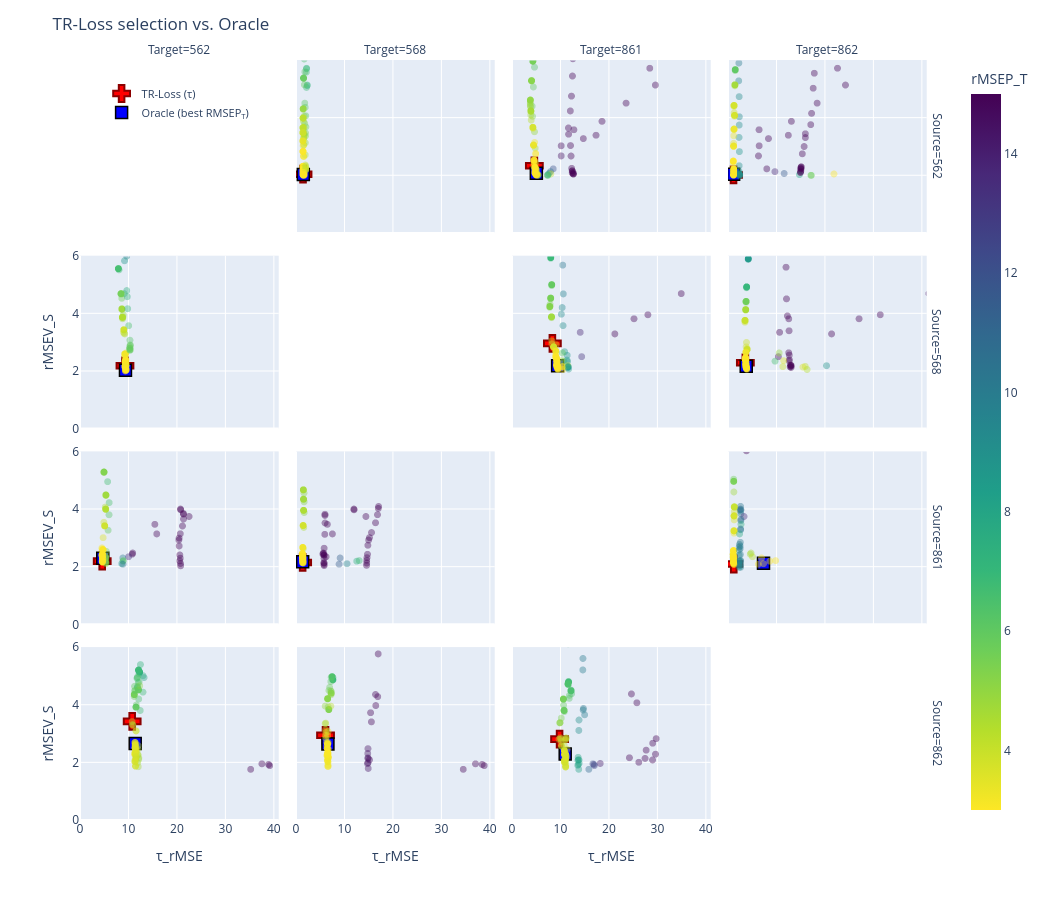

The cell this chart's notebook holds for it:
### Markdown cell above
### All pairs

### Code cell
# Build DataFrames of selected + oracle models for overlay
plot_df = model_results_pd.copy()

selected_rows = []
oracle_rows = []
for source_name in recipes:
    for target_name in [r for r in recipes if r != source_name]:
        mask = (plot_df["Source"] == source_name) & (plot_df["Target"] == target_name)
        subset = plot_df.loc[mask]
        selected_rows.append(subset.loc[subset["RMSEV_S + TR_LOSS"].idxmin()])
        oracle_rows.append(subset.loc[subset["RMSEP_T"].idxmin()])

selected_df = pd.DataFrame(selected_rows)
oracle_df = pd.DataFrame(oracle_rows)

# ---------- Plot 1: TRLoss space ----------
fig_tr = px.scatter(
    plot_df, x="rTR_LOSS", y="rMSEV_S", color="rMSEP_T",
    hover_data=["n_comp", "lambda_", "Source", "Target"],
    facet_row="Source", facet_col="Target",
    category_orders={"Source": recipes, "Target": recipes},
    range_color=[3, 15],
    color_continuous_scale=px.colors.sequential.Viridis_r,
    labels={"rTR_LOSS": "τ_rMSE"},
)
# Fade background points so overlays stand out
n_bg_traces = len(fig_tr.data)
fig_tr.update_traces(marker=dict(size=7, opacity=0.4))

# Overlay selected models (added AFTER background → rendered on top)
fig_sel = px.scatter(
    selected_df, x="rTR_LOSS", y="rMSEV_S",
    facet_row="Source", facet_col="Target",
    category_orders={"Source": recipes, "Target": recipes},
)
for i, trace in enumerate(fig_sel.data):
    trace.marker = dict(symbol="cross", size=14, color="red", opacity=1.0, line=dict(width=2, color="darkred"))
    trace.name = "TR-Loss (τ)"
    trace.legendgroup = "selected_tr"
    trace.showlegend = (i == 0)
    fig_tr.add_trace(trace)

# Overlay oracle models (added last → on the very top)
fig_ora = px.scatter(
    oracle_df, x="rTR_LOSS", y="rMSEV_S",
    facet_row="Source", facet_col="Target",
    category_orders={"Source": recipes, "Target": recipes},
)
for i, trace in enumerate(fig_ora.data):
    trace.marker = dict(symbol="square", size=12, color="blue", opacity=1.0, line=dict(width=1.5, color="black"))
    trace.name = "Oracle (best RMSEP<sub>T</sub>)"
    trace.legendgroup = "oracle_tr"
    trace.showlegend = (i == 0)
    fig_tr.add_trace(trace)

fig_tr.update_layout(width=1050, height=900, font_size=12, title="TR-Loss selection vs. Oracle",
                     legend=dict(
        yanchor="top", y=0.975,
        xanchor="left", x=0.025,
        bgcolor="rgba(255,255,255,0.8)",
        font=dict(size=11)))

fig_tr.update_xaxes(range=[0, 41])
fig_tr.update_yaxes(range=[0, 6])
fig_tr.show()

### Figure 1 — Plotly figure (JSON) as saved in the notebook; plotly's stock layout.template omitted (floating-point values rounded to 4 significant figures; data arrays with more than 128 entries replaced by an {"elided": "..."} marker saying what was removed)
{"data": [{"customdata": {"elided": "200x4 mixed values"}, "hovertemplate": "Source=%{customdata[2]}<br>Target=%{customdata[3]}<br>τ_rMSE=%{x}<br>rMSEV_S=%{y}<br>n_comp=%{customdata[0]}<br>lambda_=%{customdata[1]}<br>rMSEP_T=%{marker.color}<extra></extra>", "legendgroup": "", "marker": {"color": {"elided": "200 float values"}, "coloraxis": "coloraxis", "opacity": 0.4, "size": 7, "symbol": "circle"}, "mode": "markers", "name": "", "showlegend": false, "type": "scattergl", "x": {"elided": "200 float values"}, "xaxis": "x14", "y": {"elided": "200 float values"}, "yaxis": "y14"}, {"customdata": {"elided": "200x4 mixed values"}, "hovertemplate": "Source=%{customdata[2]}<br>Target=%{customdata[3]}<br>τ_rMSE=%{x}<br>rMSEV_S=%{y}<br>n_comp=%{customdata[0]}<br>lambda_=%{customdata[1]}<br>rMSEP_T=%{marker.color}<extra></extra>", "legendgroup": "", "marker": {"color": {"elided": "200 float values"}, "coloraxis": "coloraxis", "opacity": 0.4, "size": 7, "symbol": "circle"}, "mode": "markers", "name": "", "showlegend": false, "type": "scattergl", "x": {"elided": "200 float values"}, "xaxis": "x15", "y": {"elided": "200 float values"}, "yaxis": "y15"}, {"customdata": {"elided": "200x4 mixed values"}, "hovertemplate": "Source=%{customdata[2]}<br>Target=%{customdata[3]}<br>τ_rMSE=%{x}<br>rMSEV_S=%{y}<br>n_comp=%{customdata[0]}<br>lambda_=%{customdata[1]}<br>rMSEP_T=%{marker.color}<extra></extra>", "legendgroup": "", "marker": {"color": {"elided": "200 float values"}, "coloraxis": "coloraxis", "opacity": 0.4, "size": 7, "symbol": "circle"}, "mode": "markers", "name": "", "showlegend": false, "type": "scattergl", "x": {"elided": "200 float values"}, "xaxis": "x16", "y": {"elided": "200 float values"}, "yaxis": "y16"}, {"customdata": {"elided": "200x4 mixed values"}, "hovertemplate": "Source=%{customdata[2]}<br>Target=%{customdata[3]}<br>τ_rMSE=%{x}<br>rMSEV_S=%{y}<br>n_comp=%{customdata[0]}<br>lambda_=%{customdata[1]}<br>rMSEP_T=%{marker.color}<extra></extra>", "legendgroup": "", "marker": {"color": {"elided": "200 float values"}, "coloraxis": "coloraxis", "opacity": 0.4, "size": 7, "symbol": "circle"}, "mode": "markers", "name": "", "showlegend": false, "type": "scattergl", "x": {"elided": "200 float values"}, "xaxis": "x9", "y": {"elided": "200 float values"}, "yaxis": "y9"}, {"customdata": {"elided": "200x4 mixed values"}, "hovertemplate": "Source=%{customdata[2]}<br>Target=%{customdata[3]}<br>τ_rMSE=%{x}<br>rMSEV_S=%{y}<br>n_comp=%{customdata[0]}<br>lambda_=%{customdata[1]}<br>rMSEP_T=%{marker.color}<extra></extra>", "legendgroup": "", "marker": {"color": {"elided": "200 float values"}, "coloraxis": "coloraxis", "opacity": 0.4, "size": 7, "symbol": "circle"}, "mode": "markers", "name": "", "showlegend": false, "type": "scattergl", "x": {"elided": "200 float values"}, "xaxis": "x11", "y": {"elided": "200 float values"}, "yaxis": "y11"}, {"customdata": {"elided": "200x4 mixed values"}, "hovertemplate": "Source=%{customdata[2]}<br>Target=%{customdata[3]}<br>τ_rMSE=%{x}<br>rMSEV_S=%{y}<br>n_comp=%{customdata[0]}<br>lambda_=%{customdata[1]}<br>rMSEP_T=%{marker.color}<extra></extra>", "legendgroup": "", "marker": {"color": {"elided": "200 float values"}, "coloraxis": "coloraxis", "opacity": 0.4, "size": 7, "symbol": "circle"}, "mode": "markers", "name": "", "showlegend": false, "type": "scattergl", "x": {"elided": "200 float values"}, "xaxis": "x12", "y": {"elided": "200 float values"}, "yaxis": "y12"}, {"customdata": {"elided": "200x4 mixed values"}, "hovertemplate": "Source=%{customdata[2]}<br>Target=%{customdata[3]}<br>τ_rMSE=%{x}<br>rMSEV_S=%{y}<br>n_comp=%{customdata[0]}<br>lambda_=%{customdata[1]}<br>rMSEP_T=%{marker.color}<extra></extra>", "legendgroup": "", "marker": {"color": {"elided": "200 float values"}, "coloraxis": "coloraxis", "opacity": 0.4, "size": 7, "symbol": "circle"}, "mode": "markers", "name": "", "showlegend": false, "type": "scattergl", "x": {"elided": "200 float values"}, "xaxis": "x5", "y": {"elided": "200 float values"}, "yaxis": "y5"}, {"customdata": {"elided": "200x4 mixed values"}, "hovertemplate": "Source=%{customdata[2]}<br>Target=%{customdata[3]}<br>τ_rMSE=%{x}<br>rMSEV_S=%{y}<br>n_comp=%{customdata[0]}<br>lambda_=%{customdata[1]}<br>rMSEP_T=%{marker.color}<extra></extra>", "legendgroup": "", "marker": {"color": {"elided": "200 float values"}, "coloraxis": "coloraxis", "opacity": 0.4, "size": 7, "symbol": "circle"}, "mode": "markers", "name": "", "showlegend": false, "type": "scattergl", "x": {"elided": "200 float values"}, "xaxis": "x6", "y": {"elided": "200 float values"}, "yaxis": "y6"}, {"customdata": {"elided": "200x4 mixed values"}, "hovertemplate": "Source=%{customdata[2]}<br>Target=%{customdata[3]}<br>τ_rMSE=%{x}<br>rMSEV_S=%{y}<br>n_comp=%{customdata[0]}<br>lambda_=%{customdata[1]}<br>rMSEP_T=%{marker.color}<extra></extra>", "legendgroup": "", "marker": {"color": {"elided": "200 float values"}, "coloraxis": "coloraxis", "opacity": 0.4, "size": 7, "symbol": "circle"}, "mode": "markers", "name": "", "showlegend": false, "type": "scattergl", "x": {"elided": "200 float values"}, "xaxis": "x8", "y": {"elided": "200 float values"}, "yaxis": "y8"}, {"customdata": {"elided": "200x4 mixed values"}, "hovertemplate": "Source=%{customdata[2]}<br>Target=%{customdata[3]}<br>τ_rMSE=%{x}<br>rMSEV_S=%{y}<br>n_comp=%{customdata[0]}<br>lambda_=%{customdata[1]}<br>rMSEP_T=%{marker.color}<extra></extra>", "legendgroup": "", "marker": {"color": {"elided": "200 float values"}, "coloraxis": "coloraxis", "opacity": 0.4, "size": 7, "symbol": "circle"}, "mode": "markers", "name": "", "showlegend": false, "type": "scattergl", "x": {"elided": "200 float values"}, "xaxis": "x", "y": {"elided": "200 float values"}, "yaxis": "y"}, {"customdata": {"elided": "200x4 mixed values"}, "hovertemplate": "Source=%{customdata[2]}<br>Target=%{customdata[3]}<br>τ_rMSE=%{x}<br>rMSEV_S=%{y}<br>n_comp=%{customdata[0]}<br>lambda_=%{customdata[1]}<br>rMSEP_T=%{marker.color}<extra></extra>", "legendgroup": "", "marker": {"color": {"elided": "200 float values"}, "coloraxis": "coloraxis", "opacity": 0.4, "size": 7, "symbol": "circle"}, "mode": "markers", "name": "", "showlegend": false, "type": "scattergl", "x": {"elided": "200 float values"}, "xaxis": "x2", "y": {"elided": "200 float values"}, "yaxis": "y2"}, {"customdata": {"elided": "200x4 mixed values"}, "hovertemplate": "Source=%{customdata[2]}<br>Target=%{customdata[3]}<br>τ_rMSE=%{x}<br>rMSEV_S=%{y}<br>n_comp=%{customdata[0]}<br>lambda_=%{customdata[1]}<br>rMSEP_T=%{marker.color}<extra></extra>", "legendgroup": "", "marker": {"color": {"elided": "200 float values"}, "coloraxis": "coloraxis", "opacity": 0.4, "size": 7, "symbol": "circle"}, "mode": "markers", "name": "", "showlegend": false, "type": "scattergl", "x": {"elided": "200 float values"}, "xaxis": "x3", "y": {"elided": "200 float values"}, "yaxis": "y3"}, {"hovertemplate": "Source=562<br>Target=568<br>rTR_LOSS=%{x}<br>rMSEV_S=%{y}<extra></extra>", "legendgroup": "selected_tr", "marker": {"color": "red", "line": {"color": "darkred", "width": 2}, "opacity": 1, "size": 14, "symbol": "cross"}, "mode": "markers", "name": "TR-Loss (τ)", "orientation": "v", "showlegend": true, "type": "scatter", "x": [1.45], "xaxis": "x14", "y": [2.038], "yaxis": "y14"}, {"hovertemplate": "Source=562<br>Target=861<br>rTR_LOSS=%{x}<br>rMSEV_S=%{y}<extra></extra>", "legendgroup": "selected_tr", "marker": {"color": "red", "line": {"color": "darkred", "width": 2}, "opacity": 1, "size": 14, "symbol": "cross"}, "mode": "markers", "name": "TR-Loss (τ)", "orientation": "v", "showlegend": false, "type": "scatter", "x": [4.614], "xaxis": "x15", "y": [2.329], "yaxis": "y15"}, {"hovertemplate": "Source=562<br>Target=862<br>rTR_LOSS=%{x}<br>rMSEV_S=%{y}<extra></extra>", "legendgroup": "selected_tr", "marker": {"color": "red", "line": {"color": "darkred", "width": 2}, "opacity": 1, "size": 14, "symbol": "cross"}, "mode": "markers", "name": "TR-Loss (τ)", "orientation": "v", "showlegend": false, "type": "scatter", "x": [1.143], "xaxis": "x16", "y": [2.01], "yaxis": "y16"}, {"hovertemplate": "Source=568<br>Target=562<br>rTR_LOSS=%{x}<br>rMSEV_S=%{y}<extra></extra>", "legendgroup": "selected_tr", "marker": {"color": "red", "line": {"color": "darkred", "width": 2}, "opacity": 1, "size": 14, "symbol": "cross"}, "mode": "markers", "name": "TR-Loss (τ)", "orientation": "v", "showlegend": false, "type": "scatter", "x": [9.278], "xaxis": "x9", "y": [2.179], "yaxis": "y9"}, {"hovertemplate": "Source=568<br>Target=861<br>rTR_LOSS=%{x}<br>rMSEV_S=%{y}<extra></extra>", "legendgroup": "selected_tr", "marker": {"color": "red", "line": {"color": "darkred", "width": 2}, "opacity": 1, "size": 14, "symbol": "cross"}, "mode": "markers", "name": "TR-Loss (τ)", "orientation": "v", "showlegend": false, "type": "scatter", "x": [8.331], "xaxis": "x11", "y": [2.959], "yaxis": "y11"}, {"hovertemplate": "Source=568<br>Target=862<br>rTR_LOSS=%{x}<br>rMSEV_S=%{y}<extra></extra>", "legendgroup": "selected_tr", "marker": {"color": "red", "line": {"color": "darkred", "width": 2}, "opacity": 1, "size": 14, "symbol": "cross"}, "mode": "markers", "name": "TR-Loss (τ)", "orientation": "v", "showlegend": false, "type": "scatter", "x": [3.583], "xaxis": "x12", "y": [2.283], "yaxis": "y12"}, {"hovertemplate": "Source=861<br>Target=562<br>rTR_LOSS=%{x}<br>rMSEV_S=%{y}<extra></extra>", "legendgroup": "selected_tr", "marker": {"color": "red", "line": {"color": "darkred", "width": 2}, "opacity": 1, "size": 14, "symbol": "cross"}, "mode": "markers", "name": "TR-Loss (τ)", "orientation": "v", "showlegend": false, "type": "scatter", "x": [4.583], "xaxis": "x5", "y": [2.191], "yaxis": "y5"}, {"hovertemplate": "Source=861<br>Target=568<br>rTR_LOSS=%{x}<br>rMSEV_S=%{y}<extra></extra>", "legendgroup": "selected_tr", "marker": {"color": "red", "line": {"color": "darkred", "width": 2}, "opacity": 1, "size": 14, "symbol": "cross"}, "mode": "markers", "name": "TR-Loss (τ)", "orientation": "v", "showlegend": false, "type": "scatter", "x": [1.372], "xaxis": "x6", "y": [2.146], "yaxis": "y6"}, {"hovertemplate": "Source=861<br>Target=862<br>rTR_LOSS=%{x}<br>rMSEV_S=%{y}<extra></extra>", "legendgroup": "selected_tr", "marker": {"color": "red", "line": {"color": "darkred", "width": 2}, "opacity": 1, "size": 14, "symbol": "cross"}, "mode": "markers", "name": "TR-Loss (τ)", "orientation": "v", "showlegend": false, "type": "scatter", "x": [1.193], "xaxis": "x8", "y": [2.093], "yaxis": "y8"}, {"hovertemplate": "Source=862<br>Target=562<br>rTR_LOSS=%{x}<br>rMSEV_S=%{y}<extra></extra>", "legendgroup": "selected_tr", "marker": {"color": "red", "line": {"color": "darkred", "width": 2}, "opacity": 1, "size": 14, "symbol": "cross"}, "mode": "markers", "name": "TR-Loss (τ)", "orientation": "v", "showlegend": false, "type": "scatter", "x": [10.76], "xaxis": "x", "y": [3.422], "yaxis": "y"}, {"hovertemplate": "Source=862<br>Target=568<br>rTR_LOSS=%{x}<br>rMSEV_S=%{y}<extra></extra>", "legendgroup": "selected_tr", "marker": {"color": "red", "line": {"color": "darkred", "width": 2}, "opacity": 1, "size": 14, "symbol": "cross"}, "mode": "markers", "name": "TR-Loss (τ)", "orientation": "v", "showlegend": false, "type": "scatter", "x": [6.092], "xaxis": "x2", "y": [2.939], "yaxis": "y2"}, {"hovertemplate": "Source=862<br>Target=861<br>rTR_LOSS=%{x}<br>rMSEV_S=%{y}<extra></extra>", "legendgroup": "selected_tr", "marker": {"color": "red", "line": {"color": "darkred", "width": 2}, "opacity": 1, "size": 14, "symbol": "cross"}, "mode": "markers", "name": "TR-Loss (τ)", "orientation": "v", "showlegend": false, "type": "scatter", "x": [9.816], "xaxis": "x3", "y": [2.808], "yaxis": "y3"}, {"hovertemplate": "Source=562<br>Target=568<br>rTR_LOSS=%{x}<br>rMSEV_S=%{y}<extra></extra>", "legendgroup": "oracle_tr", "marker": {"color": "blue", "line": {"color": "black", "width": 1.5}, "opacity": 1, "size": 12, "symbol": "square"}, "mode": "markers", "name": "Oracle (best RMSEP<sub>T</sub>)", "orientation": "v", "showlegend": true, "type": "scatter", "x": [1.513], "xaxis": "x14", "y": [2.03], "yaxis": "y14"}, {"hovertemplate": "Source=562<br>Target=861<br>rTR_LOSS=%{x}<br>rMSEV_S=%{y}<extra></extra>", "legendgroup": "oracle_tr", "marker": {"color": "blue", "line": {"color": "black", "width": 1.5}, "opacity": 1, "size": 12, "symbol": "square"}, "mode": "markers", "name": "Oracle (best RMSEP<sub>T</sub>)", "orientation": "v", "showlegend": false, "type": "scatter", "x": [5.022], "xaxis": "x15", "y": [2.07], "yaxis": "y15"}, {"hovertemplate": "Source=562<br>Target=862<br>rTR_LOSS=%{x}<br>rMSEV_S=%{y}<extra></extra>", "legendgroup": "oracle_tr", "marker": {"color": "blue", "line": {"color": "black", "width": 1.5}, "opacity": 1, "size": 12, "symbol": "square"}, "mode": "markers", "name": "Oracle (best RMSEP<sub>T</sub>)", "orientation": "v", "showlegend": false, "type": "scatter", "x": [1.161], "xaxis": "x16", "y": [2.033], "yaxis": "y16"}, {"hovertemplate": "Source=568<br>Target=562<br>rTR_LOSS=%{x}<br>rMSEV_S=%{y}<extra></extra>", "legendgroup": "oracle_tr", "marker": {"color": "blue", "line": {"color": "black", "width": 1.5}, "opacity": 1, "size": 12, "symbol": "square"}, "mode": "markers", "name": "Oracle (best RMSEP<sub>T</sub>)", "orientation": "v", "showlegend": false, "type": "scatter", "x": [9.381], "xaxis": "x9", "y": [2.027], "yaxis": "y9"}, {"hovertemplate": "Source=568<br>Target=861<br>rTR_LOSS=%{x}<br>rMSEV_S=%{y}<extra></extra>", "legendgroup": "oracle_tr", "marker": {"color": "blue", "line": {"color": "black", "width": 1.5}, "opacity": 1, "size": 12, "symbol": "square"}, "mode": "markers", "name": "Oracle (best RMSEP<sub>T</sub>)", "orientation": "v", "showlegend": false, "type": "scatter", "x": [9.412], "xaxis": "x11", "y": [2.177], "yaxis": "y11"}, {"hovertemplate": "Source=568<br>Target=862<br>rTR_LOSS=%{x}<br>rMSEV_S=%{y}<extra></extra>", "legendgroup": "oracle_tr", "marker": {"color": "blue", "line": {"color": "black", "width": 1.5}, "opacity": 1, "size": 12, "symbol": "square"}, "mode": "markers", "name": "Oracle (best RMSEP<sub>T</sub>)", "orientation": "v", "showlegend": false, "type": "scatter", "x": [3.762], "xaxis": "x12", "y": [2.165], "yaxis": "y12"}, {"hovertemplate": "Source=861<br>Target=562<br>rTR_LOSS=%{x}<br>rMSEV_S=%{y}<extra></extra>", "legendgroup": "oracle_tr", "marker": {"color": "blue", "line": {"color": "black", "width": 1.5}, "opacity": 1, "size": 12, "symbol": "square"}, "mode": "markers", "name": "Oracle (best RMSEP<sub>T</sub>)", "orientation": "v", "showlegend": false, "type": "scatter", "x": [4.7], "xaxis": "x5", "y": [2.292], "yaxis": "y5"}, {"hovertemplate": "Source=861<br>Target=568<br>rTR_LOSS=%{x}<br>rMSEV_S=%{y}<extra></extra>", "legendgroup": "oracle_tr", "marker": {"color": "blue", "line": {"color": "black", "width": 1.5}, "opacity": 1, "size": 12, "symbol": "square"}, "mode": "markers", "name": "Oracle (best RMSEP<sub>T</sub>)", "orientation": "v", "showlegend": false, "type": "scatter", "x": [1.371], "xaxis": "x6", "y": [2.171], "yaxis": "y6"}, {"hovertemplate": "Source=861<br>Target=862<br>rTR_LOSS=%{x}<br>rMSEV_S=%{y}<extra></extra>", "legendgroup": "oracle_tr", "marker": {"color": "blue", "line": {"color": "black", "width": 1.5}, "opacity": 1, "size": 12, "symbol": "square"}, "mode": "markers", "name": "Oracle (best RMSEP<sub>T</sub>)", "orientation": "v", "showlegend": false, "type": "scatter", "x": [7.324], "xaxis": "x8", "y": [2.115], "yaxis": "y8"}, {"hovertemplate": "Source=862<br>Target=562<br>rTR_LOSS=%{x}<br>rMSEV_S=%{y}<extra></extra>", "legendgroup": "oracle_tr", "marker": {"color": "blue", "line": {"color": "black", "width": 1.5}, "opacity": 1, "size": 12, "symbol": "square"}, "mode": "markers", "name": "Oracle (best RMSEP<sub>T</sub>)", "orientation": "v", "showlegend": false, "type": "scatter", "x": [11.39], "xaxis": "x", "y": [2.651], "yaxis": "y"}, {"hovertemplate": "Source=862<br>Target=568<br>rTR_LOSS=%{x}<br>rMSEV_S=%{y}<extra></extra>", "legendgroup": "oracle_tr", "marker": {"color": "blue", "line": {"color": "black", "width": 1.5}, "opacity": 1, "size": 12, "symbol": "square"}, "mode": "markers", "name": "Oracle (best RMSEP<sub>T</sub>)", "orientation": "v", "showlegend": false, "type": "scatter", "x": [6.586], "xaxis": "x2", "y": [2.641], "yaxis": "y2"}, {"hovertemplate": "Source=862<br>Target=861<br>rTR_LOSS=%{x}<br>rMSEV_S=%{y}<extra></extra>", "legendgroup": "oracle_tr", "marker": {"color": "blue", "line": {"color": "black", "width": 1.5}, "opacity": 1, "size": 12, "symbol": "square"}, "mode": "markers", "name": "Oracle (best RMSEP<sub>T</sub>)", "orientation": "v", "showlegend": false, "type": "scatter", "x": [10.98], "xaxis": "x3", "y": [2.29], "yaxis": "y3"}], "layout": {"annotations": [{"font": {}, "showarrow": false, "text": "Target=562", "x": 0.115, "xanchor": "center", "xref": "paper", "y": 1, "yanchor": "bottom", "yref": "paper"}, {"font": {}, "showarrow": false, "text": "Target=568", "x": 0.365, "xanchor": "center", "xref": "paper", "y": 1, "yanchor": "bottom", "yref": "paper"}, {"font": {}, "showarrow": false, "text": "Target=861", "x": 0.615, "xanchor": "center", "xref": "paper", "y": 1, "yanchor": "bottom", "yref": "paper"}, {"font": {}, "showarrow": false, "text": "Target=862", "x": 0.865, "xanchor": "center", "xref": "paper", "y": 1, "yanchor": "bottom", "yref": "paper"}, {"font": {}, "showarrow": false, "text": "Source=862", "textangle": 90, "x": 0.98, "xanchor": "left", "xref": "paper", "y": 0.1138, "yanchor": "middle", "yref": "paper"}, {"font": {}, "showarrow": false, "text": "Source=861", "textangle": 90, "x": 0.98, "xanchor": "left", "xref": "paper", "y": 0.3712, "yanchor": "middle", "yref": "paper"}, {"font": {}, "showarrow": false, "text": "Source=568", "textangle": 90, "x": 0.98, "xanchor": "left", "xref": "paper", "y": 0.6288, "yanchor": "middle", "yref": "paper"}, {"font": {}, "showarrow": false, "text": "Source=562", "textangle": 90, "x": 0.98, "xanchor": "left", "xref": "paper", "y": 0.8862, "yanchor": "middle", "yref": "paper"}], "coloraxis": {"cmax": 15, "cmin": 3, "colorbar": {"title": {"text": "rMSEP_T"}}, "colorscale": [[0, "#fde725"], [0.1111, "#b5de2b"], [0.2222, "#6ece58"], [0.3333, "#35b779"], [0.4444, "#1f9e89"], [0.5556, "#26828e"], [0.6667, "#31688e"], [0.7778, "#3e4989"], [0.8889, "#482878"], [1, "#440154"]]}, "font": {"size": 12}, "height": 900, "legend": {"bgcolor": "rgba(255,255,255,0.8)", "font": {"size": 11}, "tracegroupgap": 0, "x": 0.025, "xanchor": "left", "y": 0.975, "yanchor": "top"}, "margin": {"t": 60}, "title": {"text": "TR-Loss selection vs. Oracle"}, "width": 1050, "xaxis": {"anchor": "y", "domain": [0, 0.23], "range": [0, 41], "title": {"text": "τ_rMSE"}}, "xaxis10": {"anchor": "y10", "domain": [0.25, 0.48], "matches": "x", "range": [0, 41], "showticklabels": false}, "xaxis11": {"anchor": "y11", "domain": [0.5, 0.73], "matches": "x", "range": [0, 41], "showticklabels": false}, "xaxis12": {"anchor": "y12", "domain": [0.75, 0.98], "matches": "x", "range": [0, 41], "showticklabels": false}, "xaxis13": {"anchor": "y13", "domain": [0, 0.23], "matches": "x", "range": [0, 41], "showticklabels": false}, "xaxis14": {"anchor": "y14", "domain": [0.25, 0.48], "matches": "x", "range": [0, 41], "showticklabels": false}, "xaxis15": {"anchor": "y15", "domain": [0.5, 0.73], "matches": "x", "range": [0, 41], "showticklabels": false}, "xaxis16": {"anchor": "y16", "domain": [0.75, 0.98], "matches": "x", "range": [0, 41], "showticklabels": false}, "xaxis2": {"anchor": "y2", "domain": [0.25, 0.48], "matches": "x", "range": [0, 41], "title": {"text": "τ_rMSE"}}, "xaxis3": {"anchor": "y3", "domain": [0.5, 0.73], "matches": "x", "range": [0, 41], "title": {"text": "τ_rMSE"}}, "xaxis4": {"anchor": "y4", "domain": [0.75, 0.98], "matches": "x", "range": [0, 41], "title": {"text": "τ_rMSE"}}, "xaxis5": {"anchor": "y5", "domain": [0, 0.23], "matches": "x", "range": [0, 41], "showticklabels": false}, "xaxis6": {"anchor": "y6", "domain": [0.25, 0.48], "matches": "x", "range": [0, 41], "showticklabels": false}, "xaxis7": {"anchor": "y7", "domain": [0.5, 0.73], "matches": "x", "range": [0, 41], "showticklabels": false}, "xaxis8": {"anchor": "y8", "domain": [0.75, 0.98], "matches": "x", "range": [0, 41], "showticklabels": false}, "xaxis9": {"anchor": "y9", "domain": [0, 0.23], "matches": "x", "range": [0, 41], "showticklabels": false}, "yaxis": {"anchor": "x", "domain": [0, 0.2275], "range": [0, 6], "title": {"text": "rMSEV_S"}}, "yaxis10": {"anchor": "x10", "domain": [0.515, 0.7425], "matches": "y", "range": [0, 6], "showticklabels": false}, "yaxis11": {"anchor": "x11", "domain": [0.515, 0.7425], "matches": "y", "range": [0, 6], "showticklabels": false}, "yaxis12": {"anchor": "x12", "domain": [0.515, 0.7425], "matches": "y", "range": [0, 6], "showticklabels": false}, "yaxis13": {"anchor": "x13", "domain": [0.7725, 1], "matches": "y", "range": [0, 6], "title": {"text": "rMSEV_S"}}, "yaxis14": {"anchor": "x14", "domain": [0.7725, 1], "matches": "y", "range": [0, 6], "showticklabels": false}, "yaxis15": {"anchor": "x15", "domain": [0.7725, 1], "matches": "y", "range": [0, 6], "showticklabels": false}, "yaxis16": {"anchor": "x16", "domain": [0.7725, 1], "matches": "y", "range": [0, 6], "showticklabels": false}, "yaxis2": {"anchor": "x2", "domain": [0, 0.2275], "matches": "y", "range": [0, 6], "showticklabels": false}, "yaxis3": {"anchor": "x3", "domain": [0, 0.2275], "matches": "y", "range": [0, 6], "showticklabels": false}, "yaxis4": {"anchor": "x4", "domain": [0, 0.2275], "matches": "y", "range": [0, 6], "showticklabels": false}, "yaxis5": {"anchor": "x5", "domain": [0.2575, 0.485], "matches": "y", "range": [0, 6], "title": {"text": "rMSEV_S"}}, "yaxis6": {"anchor": "x6", "domain": [0.2575, 0.485], "matches": "y", "range": [0, 6], "showticklabels": false}, "yaxis7": {"anchor": "x7", "domain": [0.2575, 0.485], "matches": "y", "range": [0, 6], "showticklabels": false}, "yaxis8": {"anchor": "x8", "domain": [0.2575, 0.485], "matches": "y", "range": [0, 6], "showticklabels": false}, "yaxis9": {"anchor": "x9", "domain": [0.515, 0.7425], "matches": "y", "range": [0, 6], "title": {"text": "rMSEV_S"}}}}
